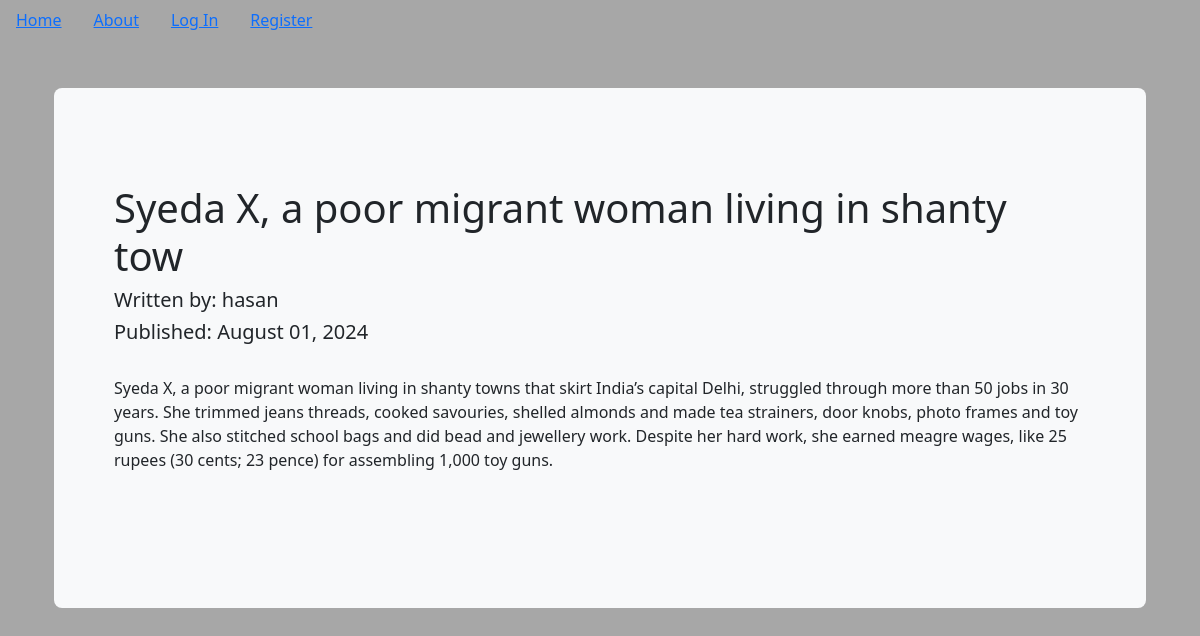
Before: /3 with the older database file.
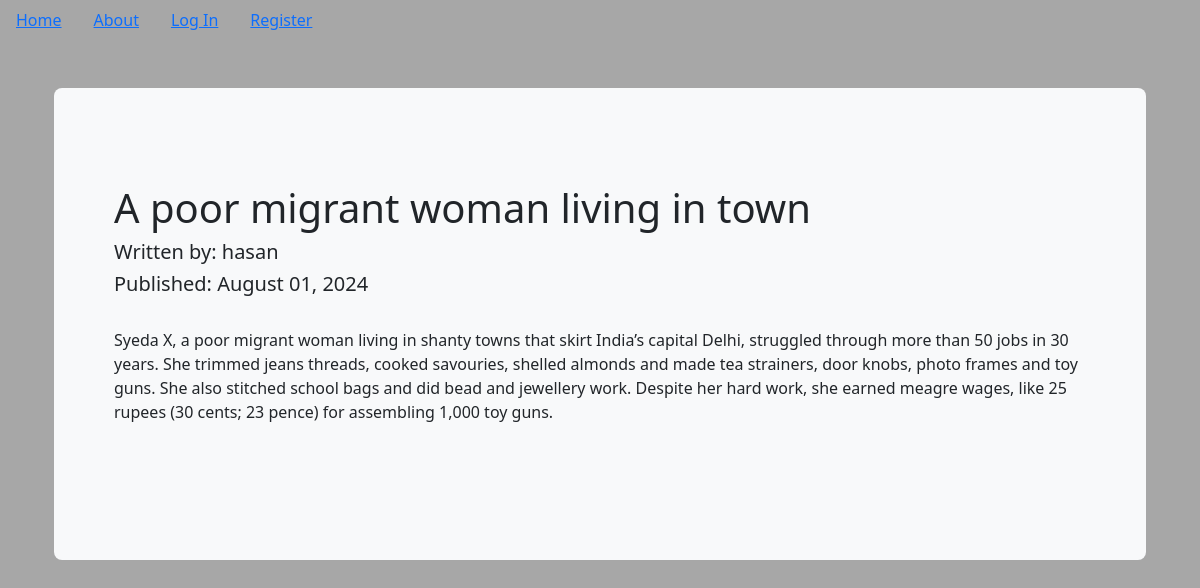
After: the same page with the newer database file.
### puppycompanyblog/models.py (models this page shows, shortened)
class BlogPost(db.Model):
    users = db.relationship(User)
    id = db.Column(db.Integer,primary_key=True)
    user_id = db.Column(db.Integer,db.ForeignKey('users.id'),nullable=False)
    date = db.Column(db.DateTime,nullable=False,default=datetime.utcnow)
    title = db.Column(db.String(140),nullable=False)
    text = db.Column(db.Text,nullable=False)

### puppycompanyblog/users/views.py (the view)
@users.route("/<username>")
def user_posts(username):
    page = request.args.get('page',1,type=int)
    user = User.query.filter_by(username=username).first_or_404()
    blog_posts = BlogPost.query.filter_by(author=user).order_by(BlogPost.date.desc()).paginate(page=page,per_page=5)
    return render_template('user_blog_posts.html',blog_posts=blog_posts,user=user)

### puppycompanyblog/blog_posts/views.py (called while the page is built)
@blog_posts.route('/<int:blog_post_id>')
def blog_post(blog_post_id):
    blog_post = BlogPost.query.get_or_404(blog_post_id)
    return render_template('blog_post.html',title=blog_post.title,
                            date=blog_post.date,post=blog_post
    )

### puppycompanyblog/templates/blog_post.html (shortened to what this page needs)
{% extends "base.html" %}
{% block content %}
<div class="container py-5">
  <div class="p-5 mb-4 bg-light rounded-3">
    <div class="container-fluid py-5">
      <h1>{{ post.title }}</h1>
      <h5>Written by: {{ post.author.username }}</h5>
      <h5>Published: {{ post.date.strftime('%B %d, %Y') }}</h5>
      <br>
      <p>{{ post.text }}</p>
      <br>
    </div>
  </div>
</div>
{% endblock %}

Changed rows visible on the page:
changed BlogPost: title "Syeda X, a poor migrant woman living in shanty tow" → "A poor migrant woman living in town"
